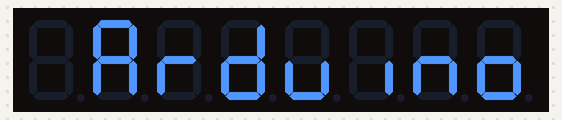
This sketch was run on a simulated Arduino Mega 2560, built with avr-gcc and run on an emulated ATmega2560. On the bench: 8-digit seven-segment display.

Above: at 0.1 s.
At 2.6 s:
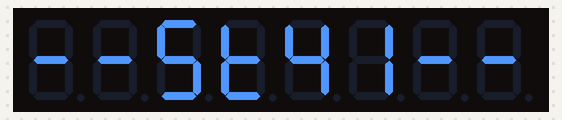
At 5.38 s:
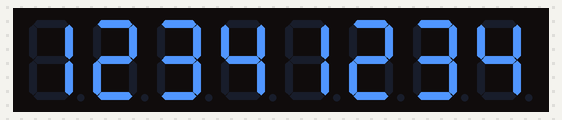
At 6.9 s:
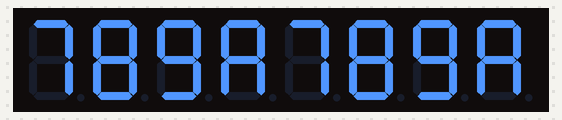
At 7.41 s:
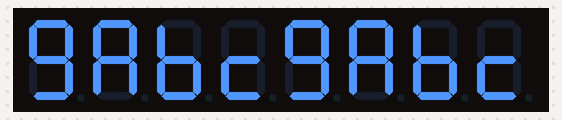
At 8.17 s:
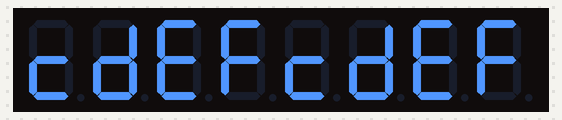

Measured:
- by itself, everything shown: repeats every 8.5 s, in 16 steps
- what the display in image 1 shows lasts 2.5 s, from 2.5 s to 5.0 s

The sketch:

MAX72197Segment2.ino
```cpp
//We always have to include the library
#include "LedControl.h"

/*
 Now we need a LedControl to work with.
 ***** These pin numbers will probably not work with your hardware *****
 pin 12 is connected to the DataIn
 pin 11 is connected to the CLK
 pin 10 is connected to LOAD
 We have only a single MAX72XX.
 */
LedControl lc=LedControl(26,30,28,1);

/* we always wait a bit between updates of the display */
unsigned long delaytime=250;

void setup() {
  /*
   The MAX72XX is in power-saving mode on startup,
   we have to do a wakeup call
   */
  lc.shutdown(0,false);
  /* Set the brightness to a medium values */
  lc.setIntensity(0,15);
  /* and clear the display */
  lc.clearDisplay(0);
}


/*
 This method will display the characters for the
 word "Arduino" one after the other on digit 0.
 */
void writeArduinoOn7Segment() {
  lc.setChar(0,6,'a',false);
  lc.setRow(0,5,0x05);
  lc.setChar(0,4,'d',false);
  lc.setRow(0,3,0x1c);
  lc.setRow(0,2,B00010000);
  lc.setRow(0,1,0x15);
  lc.setRow(0,0,0x1D);

  delay(delaytime*10);
  lc.clearDisplay(0);

  lc.setChar(0,7,'-', false);
  lc.setChar(0,6,'-', false);

  lc.setRow(0,5,B01011011);
  lc.setRow(0,4,B00001111);
  lc.setDigit(0,3,4, false);
  lc.setDigit(0,2,1, false);

  lc.setChar(0,1,'-', false);
  lc.setChar(0,0,'-', false);

  delay(delaytime*10);
  lc.clearDisplay(0);

}

/*
  This method will scroll all the hexa-decimal
 numbers and letters on the display. You will need at least
 four 7-Segment digits. otherwise it won't really look that good.
 */
void scrollDigits() {
  for(int i=0;i<13;i++) {
    lc.setDigit(0,7,i,false);
    lc.setDigit(0,6,i+1,false);
    lc.setDigit(0,5,i+2,false);
    lc.setDigit(0,4,i+3,false);
    lc.setDigit(0,3,i,false);
    lc.setDigit(0,2,i+1,false);
    lc.setDigit(0,1,i+2,false);
    lc.setDigit(0,0,i+3,false);
    delay(delaytime);
  }
  lc.clearDisplay(0);
  delay(delaytime);
}

void loop() {
  writeArduinoOn7Segment();
  scrollDigits();
}
```
